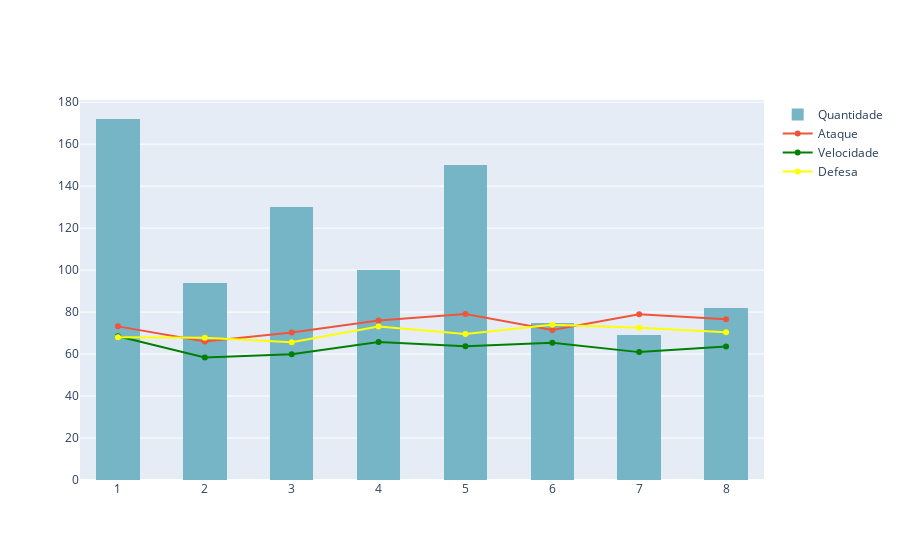

This figure's notebook cell:
### Code cell
pokemons_by_generation = pokemons.groupby("generation").agg({"attack": "mean", "speed": "mean", "defense": "mean"})
pokemons_by_generation["attack"]

fig = go.Figure()
fig.add_trace(go.Histogram(x=pokemons["generation"], nbinsx=15, name="Quantidade", marker_color="#76b5c5"))

fig.add_trace(go.Scatter(x=pokemons_by_generation.index, y=pokemons_by_generation["attack"],
                    mode='lines+markers',
                    name='Ataque'))
fig.add_trace(go.Scatter(x=pokemons_by_generation.index, y=pokemons_by_generation["speed"],
                    mode='lines+markers',
                    name='Velocidade',
                    marker_color="green"))
fig.add_trace(go.Scatter(x=pokemons_by_generation.index, y=pokemons_by_generation["defense"],
                    mode='lines+markers',
                    name='Defesa',
                    marker_color="yellow"))

fig.show()

### Figure 1 — Plotly figure (JSON) as saved in the notebook; plotly's stock layout.template omitted (floating-point values rounded to 4 significant figures; data arrays with more than 128 entries replaced by an {"elided": "..."} marker saying what was removed)
{"data": [{"marker": {"color": "#76b5c5"}, "name": "Quantidade", "nbinsx": 15, "type": "histogram", "x": {"elided": "872 int values"}}, {"mode": "lines+markers", "name": "Ataque", "type": "scatter", "x": [1, 2, 3, 4, 5, 6, 7, 8], "y": [73.2, 66, 70.27, 76.01, 79.04, 71.45, 79.01, 76.59]}, {"marker": {"color": "green"}, "mode": "lines+markers", "name": "Velocidade", "type": "scatter", "x": [1, 2, 3, 4, 5, 6, 7, 8], "y": [68.47, 58.41, 59.95, 65.79, 63.77, 65.43, 60.93, 63.62]}, {"marker": {"color": "yellow"}, "mode": "lines+markers", "name": "Defesa", "type": "scatter", "x": [1, 2, 3, 4, 5, 6, 7, 8], "y": [68.06, 67.81, 65.68, 73.11, 69.53, 73.92, 72.55, 70.44]}], "layout": {}}
